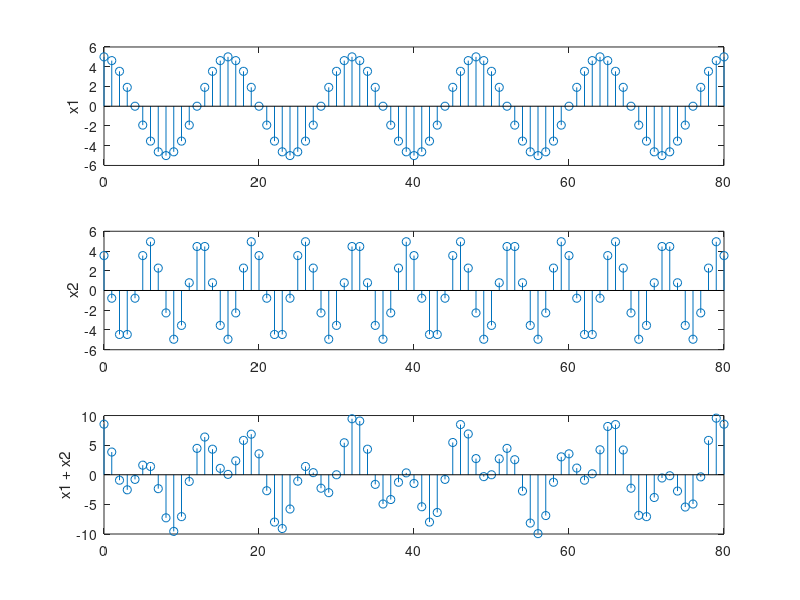

Write the MATLAB code that produced this figure.
clc;
clear;
n=0:1:80;
x1 = 5* cos (2*pi*5/80*n);
x2 = 5* cos (2*pi*12/80* n + 0.25*pi); 
x= x1+ x2;

subplot(3,1,1);
stem (n,x1);
ylabel('x1');

subplot(3,1,2);
stem(n,x2);
ylabel('x2');

subplot(3,1,3);
stem(n,x);
ylabel('x1 + x2');
